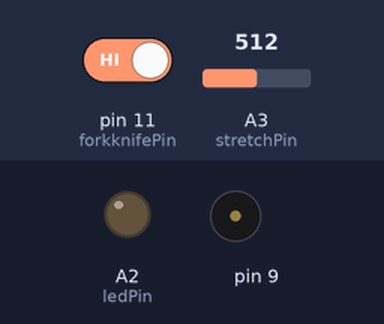
This sketch was run on a simulated Arduino Uno, built with avr-gcc and run on an emulated ATmega328P. Parts: output pins drawn as LEDs (lit = HIGH), buzzer (waves = sounding). The test bench sets the inputs (shaded band); at power-on: A3 (stretchPin) = 512, pin 11 (forkknifePin) HIGH.

Above: at 1.8 s.
1.9 s: A3 (stretchPin) set to 31
4.2 s: A3 (stretchPin) set to 27
At 6.7 s:
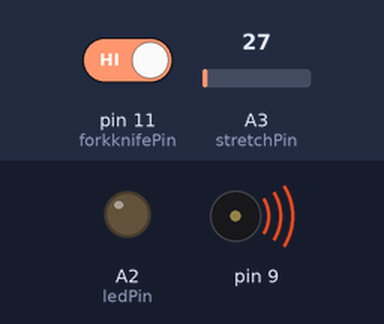
8.3 s: pin 11 (forkknifePin) driven LOW
At 12.2 s:
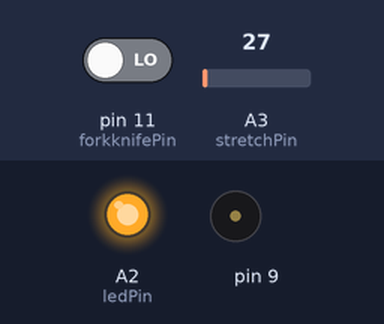
12.4 s: pin 11 (forkknifePin) driven HIGH
At 15.4 s:
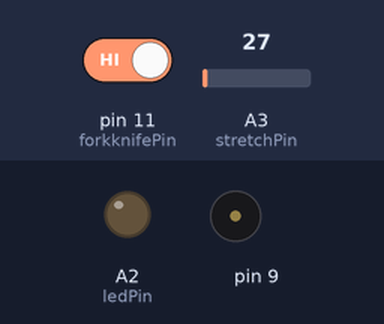
15.9 s: A3 (stretchPin) set to 122
At 16.6 s:
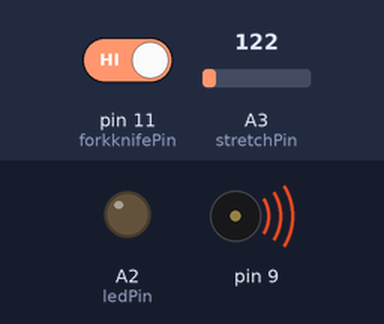
Timing chart, 0 to 19.5 s (numbered marks = the images above; inputs shaded):
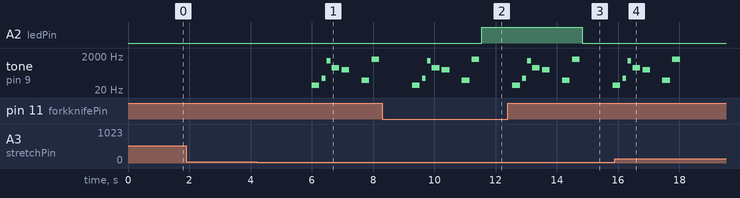

Measured:
- the behaviour switches between 30 and 29 on A3 (stretchPin) (found by bisection; images 0 and 1)
- after the input at 1.9 s, every drawn part: stays the same
- after the input at 4.2 s, tone on pin 9: plays 39 Hz for 0.25 s, 98 Hz for 0.13 s, 1047 Hz for 0.13 s, 415 Hz for 0.25 s, 311 Hz for 0.25 s, 73 Hz for 0.25 s … (7 notes in this stretch), starting after 1.8 s
- after the input at 8.3 s, A2 (ledPin): LOW → HIGH after 3.3 s
- after the input at 12.4 s, A2 (ledPin): HIGH → LOW after 2.4 s
- after the input at 15.9 s, tone on pin 9: goes on until 18.0 s, then stays silent

The sketch:

strait_tablecloth.ino
```cpp
// (licence header left out)
 #include "pitches.h"


// set pins
int forkknifePin = 11;
int ledPin = A2;
int stretchPin = A3;
int forkknifeValue;
int stretchValue;

// notes in the melody:
int melody[] = {
  NOTE_DS1, NOTE_G2, NOTE_C6, NOTE_GS4, NOTE_DS4, 0, NOTE_D2, NOTE_E6};

  //NOTE_C4, NOTE_G3,NOTE_G3, NOTE_A3, NOTE_G3,0, NOTE_B3, NOTE_C4};

// note durations: 4 = quarter note, 8 = eighth note, etc.:
int noteDurations[] = {
  4, 8, 8, 4,4,4,4,4 };


void setup(){
   pinMode (ledPin, OUTPUT);
   pinMode (forkknifePin, INPUT);
   digitalWrite (forkknifePin, HIGH);
   pinMode (stretchPin, INPUT);
   digitalWrite (stretchPin, HIGH);
 }

 void loop(){
   forkknifeValue = digitalRead(forkknifePin);
   if (forkknifeValue == LOW){
     digitalWrite(ledPin, HIGH);
   }
   else{
     digitalWrite(ledPin, LOW);
   }

   stretchValue = analogRead(stretchPin);
   Serial.println(stretchValue);
   delay(1000);
   if(stretchValue < 30){
      //music: iterate over the notes of the melody
      for (int thisNote = 0; thisNote < 8; thisNote++) {
        // to calculate the note duration, take one second
        // divided by the note type.
        //e.g. quarter note = 1000 / 4, eighth note = 1000/8, etc.
        int noteDuration = 1000/noteDurations[thisNote];
        tone(9, melody[thisNote],noteDuration);

        // to distinguish the notes, set a minimum time between them.
        // the note's duration + 30% seems to work well:
        int pauseBetweenNotes = noteDuration * 1.30;
        delay(pauseBetweenNotes);
        // stop the tone playing:
        //noTone(9);
    }
   }
 }
```
